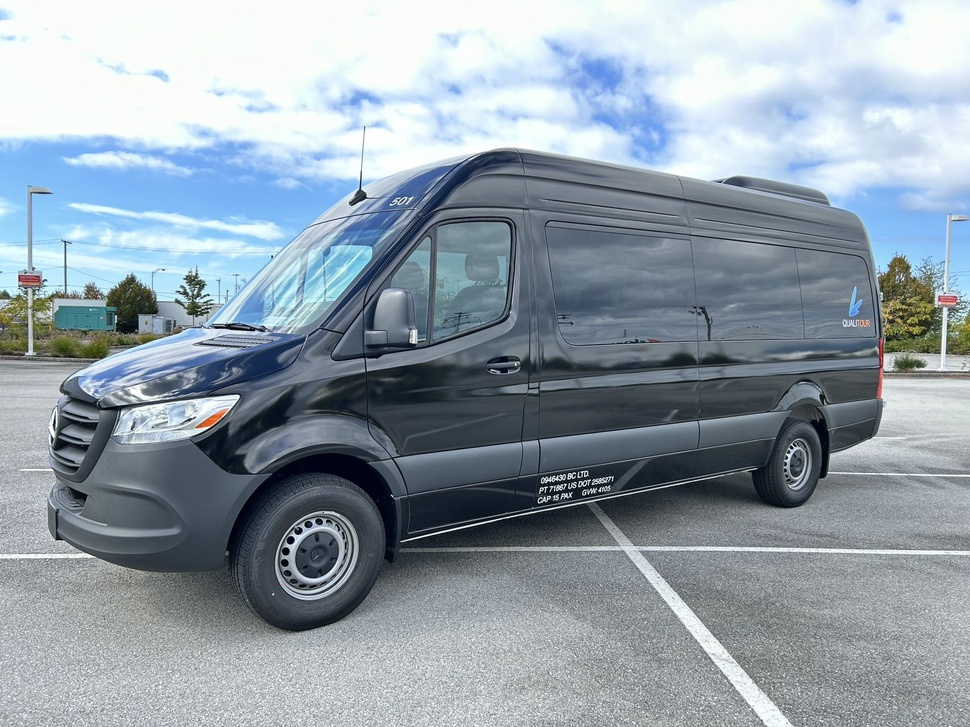
#> input picture cms/src/assets/images/fleet/charter-package.jpg, 970 x 727 px, shrunk from 1707 x 1280 before the run
$ python add-soft-shadow.py ../cms/src/assets/images/fleet/charter-package.jpg ../cms/src/assets/images/fleet/deluxe-van.jpg
#> lines starting #> are read from the running program, lines starting #| are printed output that depends on the picture; after the words box and inside, x2 and y2 are one past the last pixel; in counts of white or black regions, pixels touching at a corner belong together
#!/usr/bin/env python3
"""Add a soft drop shadow under a transparent cutout (vehicle photos on the Private Transfers page).

Run after scripts/remove-background.swift so every vehicle has the same light shadow as the Sienna photo:
    python3 scripts/add-soft-shadow.py van.png van-shadow.png
Needs Pillow. The shadow is the silhouette moved 2px right and 5px down, blurred (4px) at 38% black, so leave a few pixels of
transparent margin under the vehicle.
"""
import sys
from PIL import Image, ImageFilter

OFFSET, BLUR, OPACITY = (2, 5), 4, 0.38


def add_shadow(source, target):
    image = Image.open(source).convert('RGBA')
    shadow_mask = Image.new('L', image.size, 0)
#> shadow_mask: PIL image 970x727 L; every value is 0
    shadow_mask.paste(image.getchannel('A'), OFFSET)
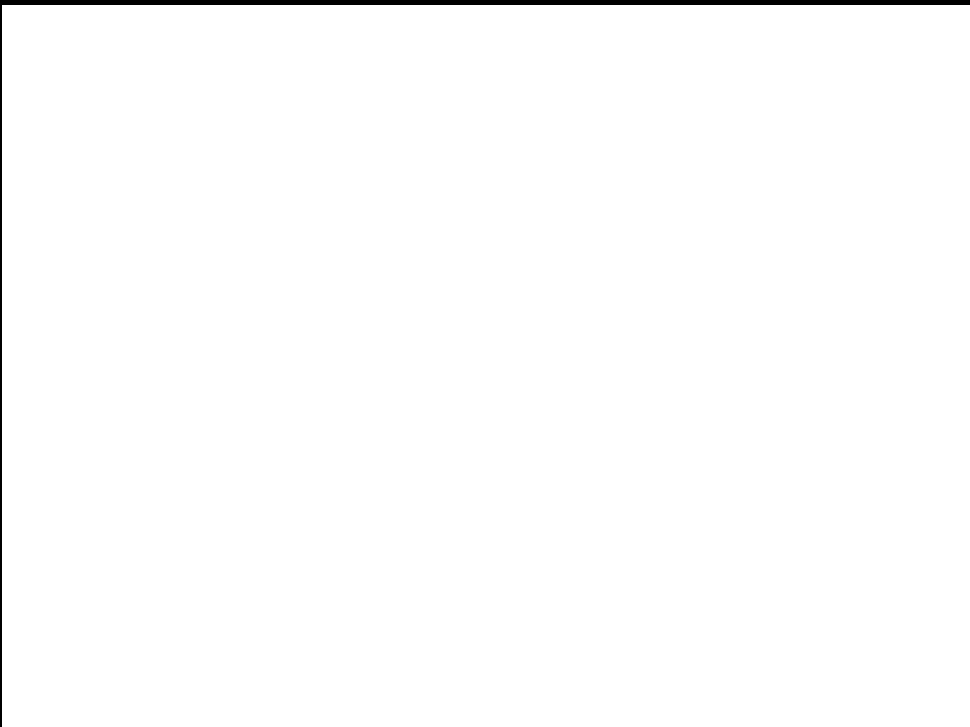
#> shadow_mask: PIL image 970x727 L; 99.1% white; 1 black region, box (x1, y1, x2, y2) and area: (0, 0, 970, 727) 6294
    shadow_mask = shadow_mask.filter(ImageFilter.GaussianBlur(BLUR)).point(lambda value: int(value * OPACITY))
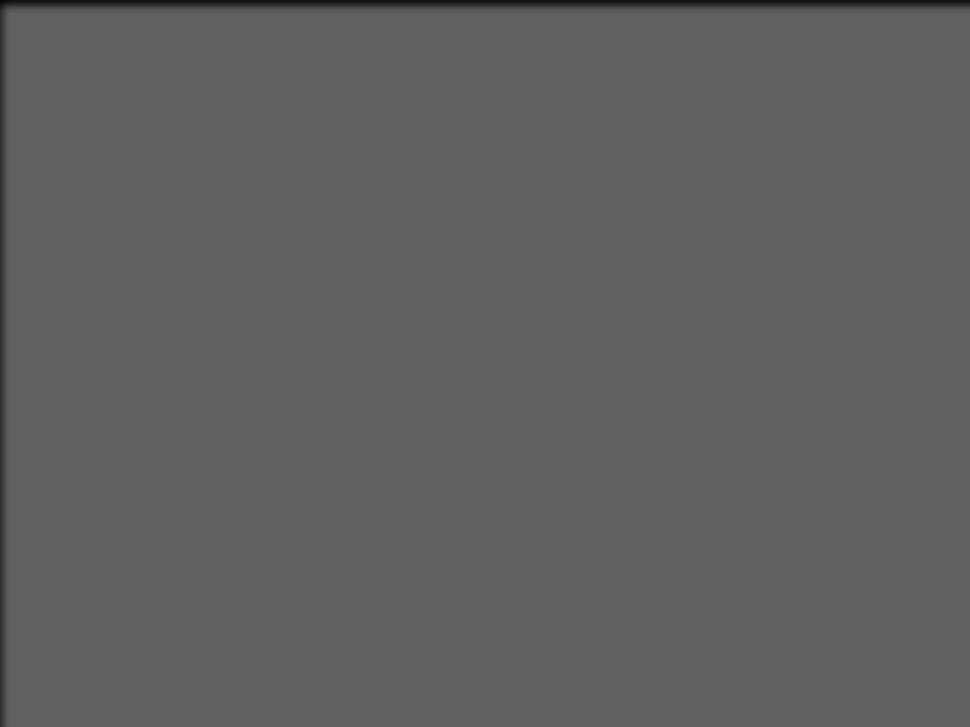
#> shadow_mask: PIL image 970x727 L; min 8, max 96, mean 95.1
    shadow = Image.new('RGBA', image.size, (0, 0, 0, 0))
#> shadow: PIL image 970x727 RGBA; every value is 0
    shadow.putalpha(shadow_mask)
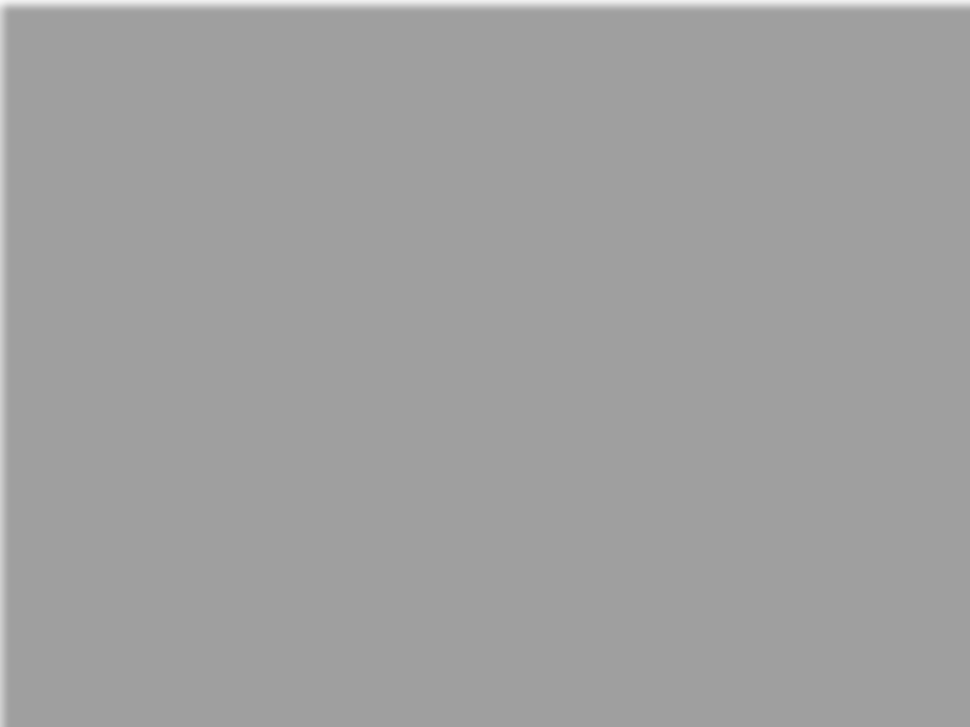
#> shadow: PIL image 970x727 RGBA; mean R, G, B, A 0, 0, 0, 95.1; transparent parts drawn white
    Image.alpha_composite(shadow, image).save(target)


if __name__ == '__main__':
    if len(sys.argv) != 3:
        sys.exit(__doc__)
    add_shadow(sys.argv[1], sys.argv[2])
